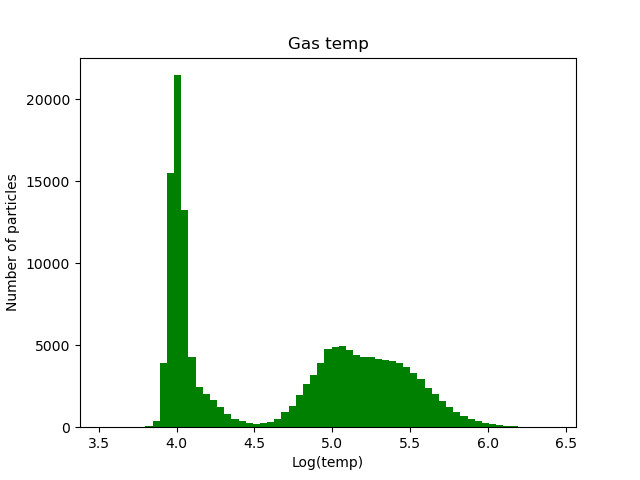

Write the Python code that produced this figure.
#galaxy 142 gas histogram
import pynbody
import numpy as np
from matplotlib import colors
import matplotlib.pyplot as plt

#loading snapshot
s=pynbody.load('/mnt/data0/jillian/gguaman/r142/cosmo25p.768sg1bwK1BHe75.007779')

#setting to physical units
s.physical_units()

#centering halo
pynbody.analysis.angmom.faceon(s)

plt.hist(np.log10(s.g['temp']),color='green',bins='fd')

#customizing hist
plt.xlabel("Log(temp)")
plt.ylabel("Number of particles")
plt.title('Gas temp')

#plt.show()
plt.savefig("galaxy142_gashist.png")
